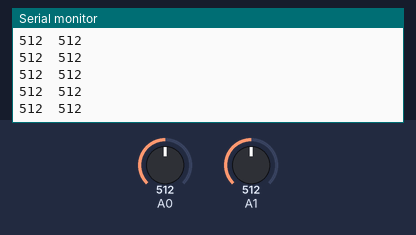
Simulated run of this sketch. Board: Arduino Uno, built with avr-gcc and run on an emulated ATmega328P. Parts: the last lines printed to the serial monitor. The inputs (shaded band) are chosen by the test bench; at power-on: A1 = 512, A0 = 512. No radio packets arrive unless stated.

Above: at 1.2 s.
1.3 s: A1 set to 110
At 2.1 s:
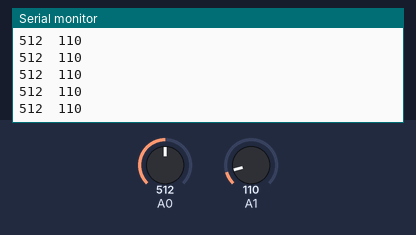
2.8 s: A1 set to 95
At 3.5 s:
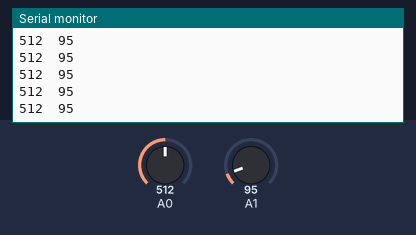
4.3 s: A0 set to 11
At 4.8 s:
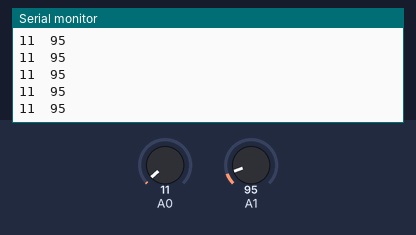
5.8 s: A0 set to 8
At 6.4 s:
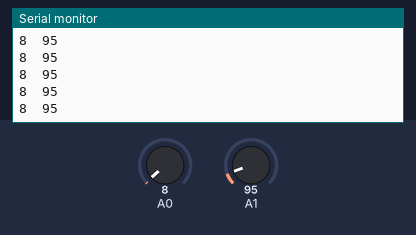
Timing chart, 0 to 8.8 s (numbered marks = the images above; inputs shaded):
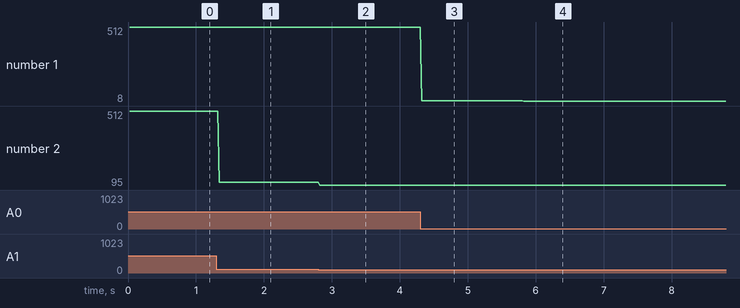

Measured:
- after the input at 1.3 s, the serial monitor: prints a new line at once (image 1)
- after the input at 2.8 s, the serial monitor: prints a new line at once (image 2)
- after the input at 4.3 s, the serial monitor: prints a new line at once (image 3)
- after the input at 5.8 s, the serial monitor: prints a new line at once (image 4)
- plotted number 1: 512 → 11 after the input at 4.3 s, 11 → 8 after the input at 5.8 s
- plotted number 2: 512 → 110 after the input at 1.3 s, 110 → 95 after the input at 2.8 s

The sketch:

carsender.ino
```cpp
#include <SPI.h>
#include <nRF24L01.h>
#include <RF24.h>
RF24 radio(8, 9); // CE, CSN
const byte address[6] = "00001";
char xyData[32] = "";
String xAxis, yAxis;
void setup() {
  Serial.begin(9600);
  radio.begin();
  radio.openWritingPipe(address);
  radio.setPALevel(RF24_PA_MIN);
  radio.stopListening();
}
void loop() {

  xAxis = analogRead(A0); // Read Joysticks X-axis
  yAxis = analogRead(A1); // Read Joysticks Y-axis
  // X value
  xAxis.toCharArray(xyData, 5); // Put the String (X Value) into a character array
  radio.write(&xyData, sizeof(xyData)); // Send the array data (X value) to the other NRF24L01 modile
  // Y value
  yAxis.toCharArray(xyData, 5);
  radio.write(&xyData, sizeof(xyData));
  delay(20);
    Serial.print(xAxis);
  Serial.print("\t");
  Serial.println(yAxis);

}
```
